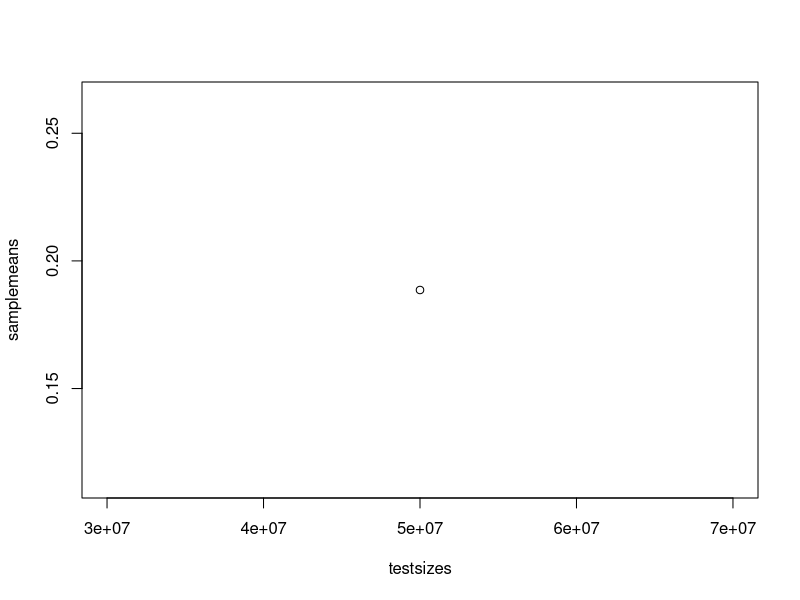
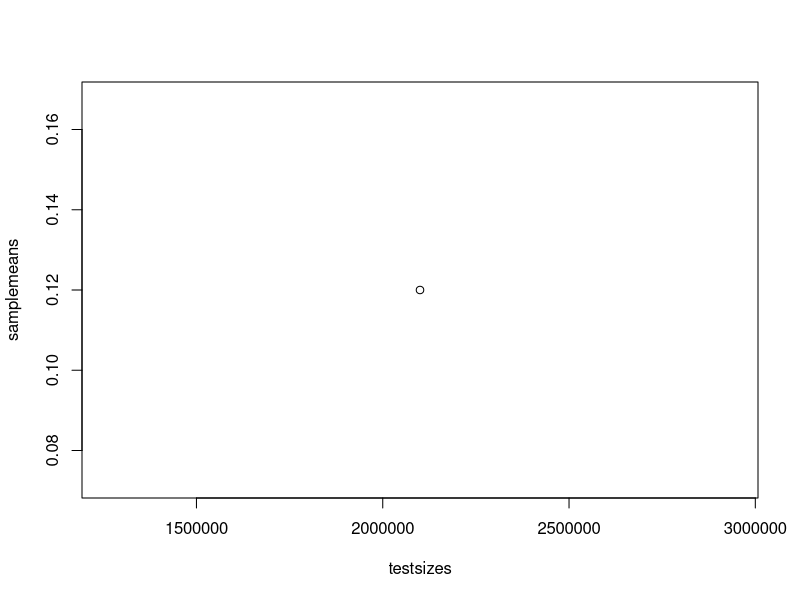
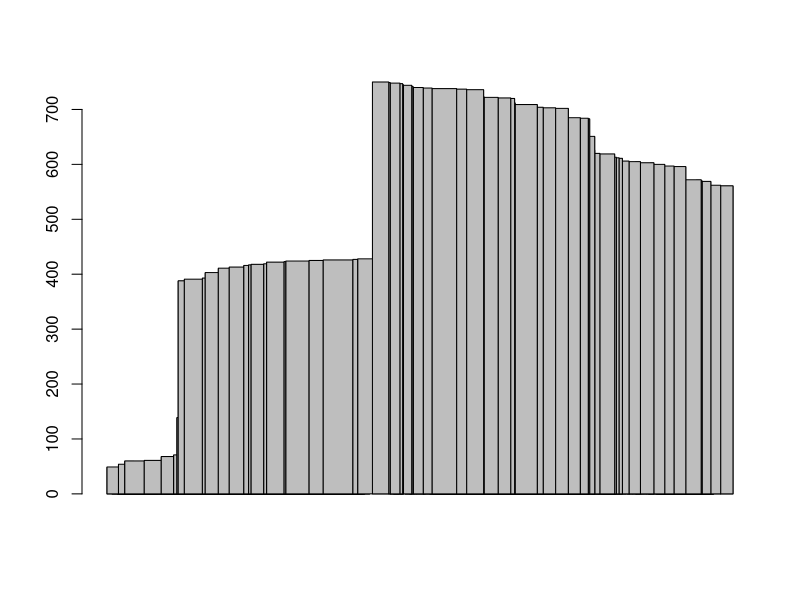
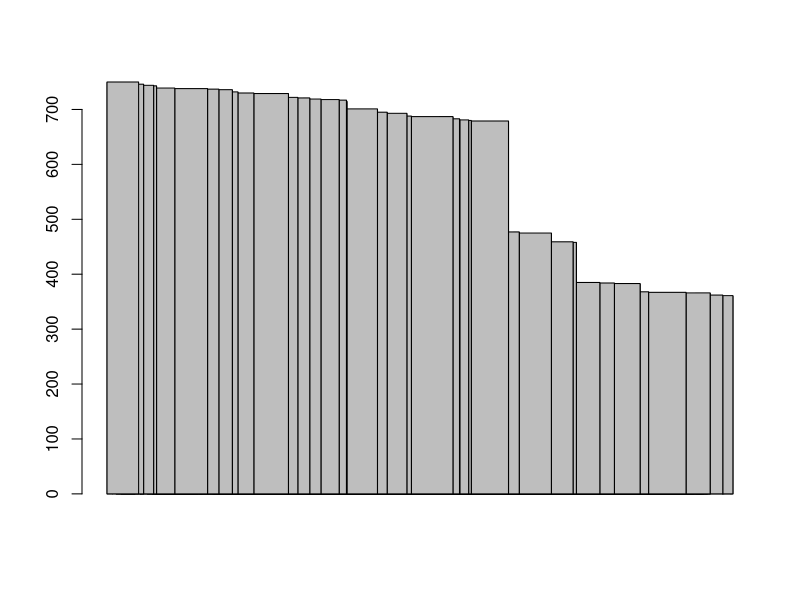
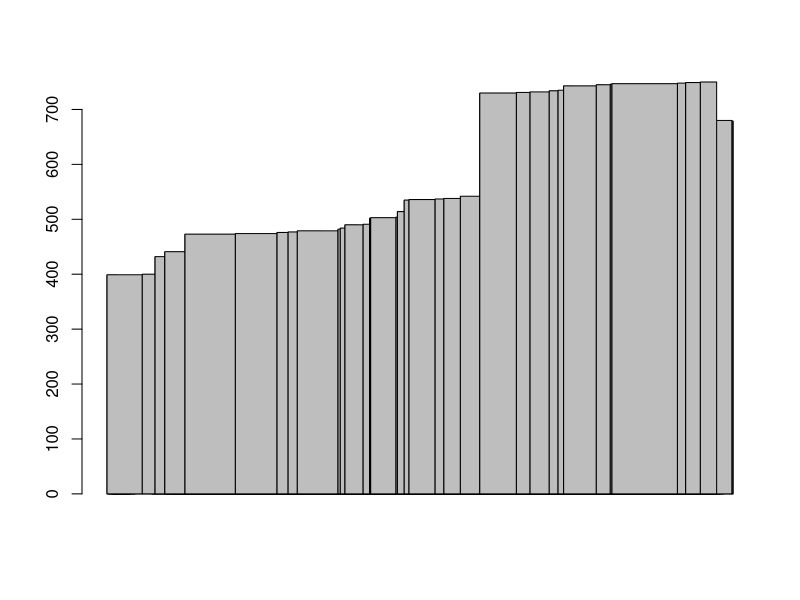
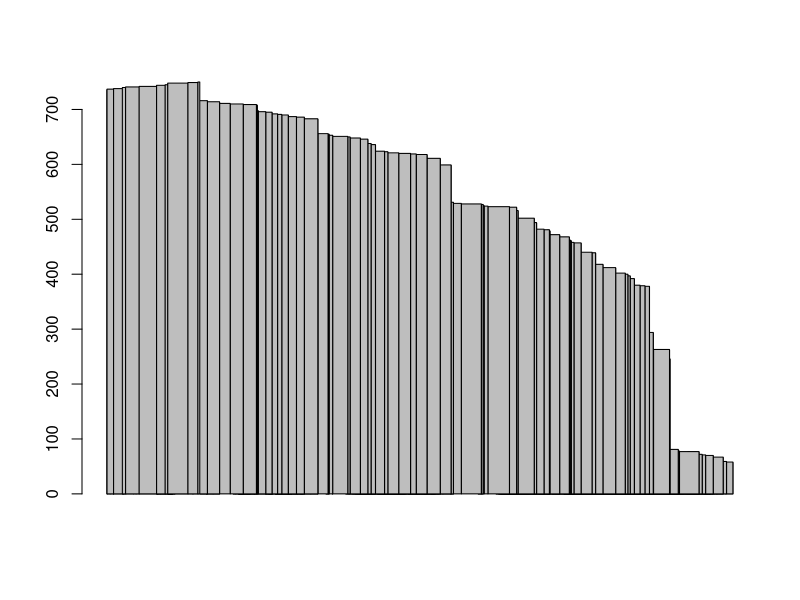
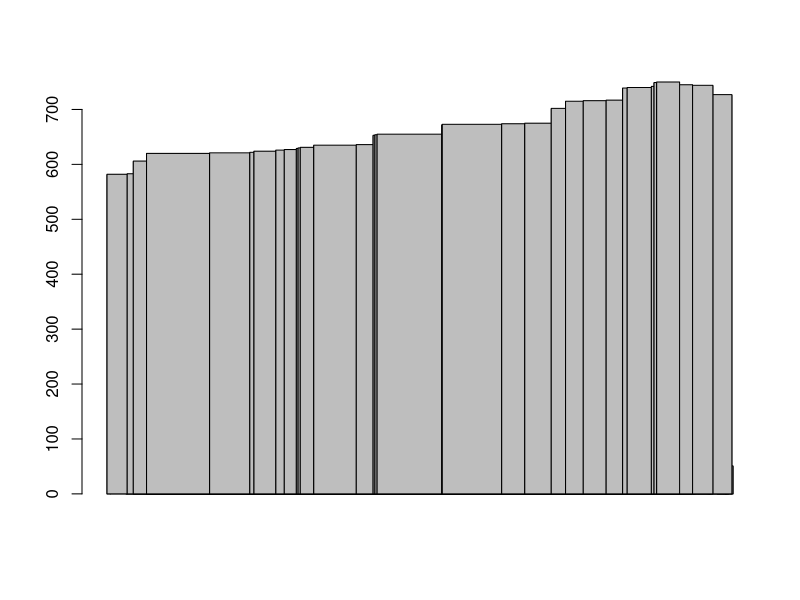
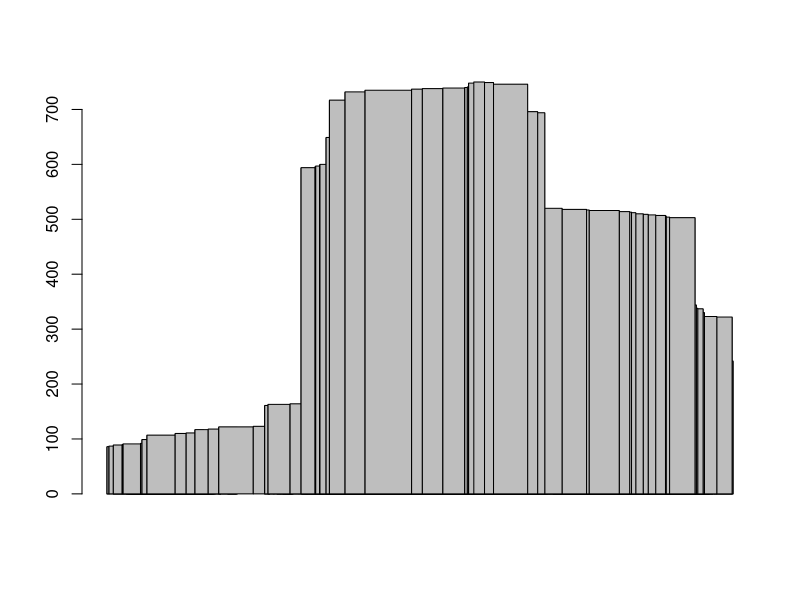

Source code (R) for these figures, in order: (Note: this script raises an error after producing the figures.)
# Rohan McLure


# tests is the size of the data being input.
# samplesize is the number of trials allocated to each load size.
benchmark <- function(test, testsizes, nsamples)
{
	samplemeans <- c()

	for (i in 1:length(testsizes))
	{
		dataset = c()

		for (trial in 1:nsamples)
		{
			# Populates the entry for an input size with its trial time.
			dataset[trial] <- do.call(test,list(testsizes[i]))
		}

		samplemeans[i] <- mean(dataset)
	}

	pdf(file="performance_curve.pdf")
	plot(testsizes,samplemeans)

}

# Generates matrix A and vector b, solves for X = Ab, barplot contents of X.
matrix_arithmetic_bench <- function(size)
{
	A <- rand_matrix(TRUE, size)
	b <- rand_matrix(FALSE, size)

	# Solves matrix, plots contents of variable vector X.
	dt <- system.time(X <- solve(A,b))[1]
	dt <- dt + system.time(barplot(1:length(X),X))[1]
	return (dt)
}

# Multiplies matrices A and B
matrix_multiplication_bench <- function(size)
{
	A <- rand_matrix(TRUE, size)
	B <- rand_matrix(TRUE, size)

	return (system.time(A %*% B)[1])
}

rand_matrix <- function(is_matrix, slength)
{	
	n = slength

	if (is_matrix)
	{
		n <- n ** 2
	}

	# Generates a line of members for the matrix.
	members <- sample(-10:10, size=n, replace=TRUE)

	return( matrix((members), nrow=slength ))
}

# Reasonable test data: 5000000*30:50
divisibility_bench <- function(size)
{
	data <- sample(-100:100, size, replace=TRUE)
	moduli <- sample(1:10, size, replace=TRUE)

	return (system.time(data %% moduli)[1])
}

# Reasonable test data: 5000000*30:50
incrementation_bench <- function(size)
{
	# Vector of 0's of amount size.
	data <- rep(0,size)

	return (system.time(data <- data + 1)[1])
}

# 5000000*30:50
multiplication_bench <- function(size)
{
	data <- sample(-100:100, size, replace=TRUE)
	operand <- sample(-40:40, 1)

	return(system.time(operand * data)[1])
}

logic_bench <- function(size)
{
	data <- (sample(0:1, size,replace=TRUE) %% 2)
	
}

#
#vector_column_synthesis_bench <- function(size)
#{
#	vectors <- c()	
#
#	for (i in 1:size)
#	{
#		vectors[i] <- rand_matrix(FALSE, size)
#	}
#
#	return (system.time(cbind(vectors))[1])
#}

# 5000000*15:25
significant_bench <- function(size)
{
	data <- runif(size, -10.0,10.0)
	sf <- sample(1:8, size, replace=TRUE)

	return(system.time(round(data,sf))[1])
}

get_median_data <- function()
{
	# Benchmarks:
	tests <- list(list("multiplication_bench",5000000*6:14),
list("significant_bench",100000*14:28),
list("matrix_arithmetic_bench",60*10:15),
list("incrementation_bench",5000000*8:23),
list("matrix_multiplication_bench",6*87:98),
list("divisibility_bench",1000000*8:16))

	for (i in 1:length(tests))
	{
		name <- tests[[i]][[1]] 
		data <- tests[[i]][[2]]

		print(name)
		print(data)

		# Prints the mean team for 10 samples of each benchmark.
		# The data given is the central or 'median' size range as per Intel Control.

		result = benchmark(name, median(data), 10)

		cat(sprintf("Test \"%s\" has a central average performance:\t%.3f\n", name, result))
	}
}

# Function calls:
get_aggregate_data <- function()
{
	aggregate <- 0.0

	# Allow tests to range 0.1 to 0.2 on Intel
	aggregate <- aggregate + benchmark(multiplication_bench, 5000000*6:14, 1)
	aggregate <- aggregate + benchmark(significant_bench, 100000*14:28, 1)
	aggregate <- aggregate + benchmark(matrix_arithmetic_bench, 60*10:15, 1)
	aggregate <- aggregate + benchmark(incrementation_bench, 5000000*8:23, 1)
	aggregate <- aggregate + benchmark(matrix_multiplication_bench, 6*87:98, 1)
	aggregate <- aggregate + benchmark(divisibility_bench, 1000000*8:16, 1)
}

#benchmark(matrix_arithmetic_bench, median(60*10:15), 1)

get_median_data()

cat(sprintf("Aggregate score is %.3f\n", aggregate))
